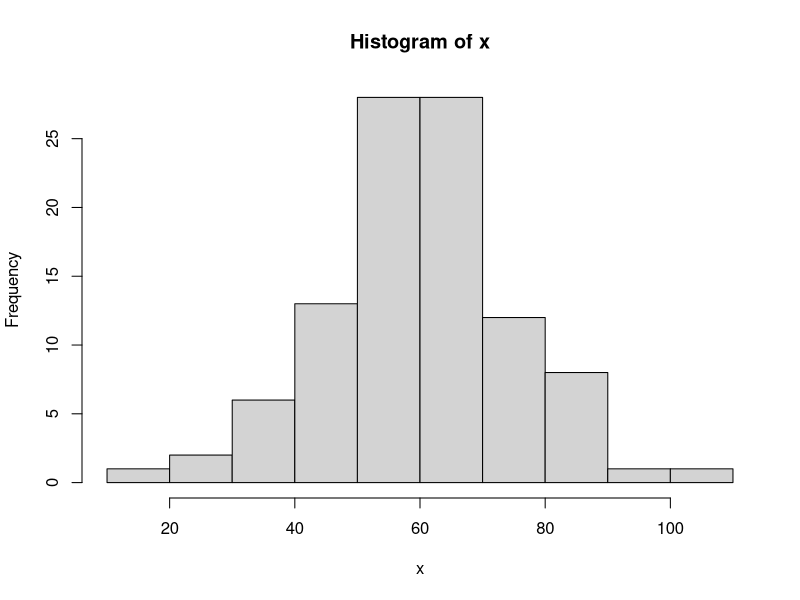
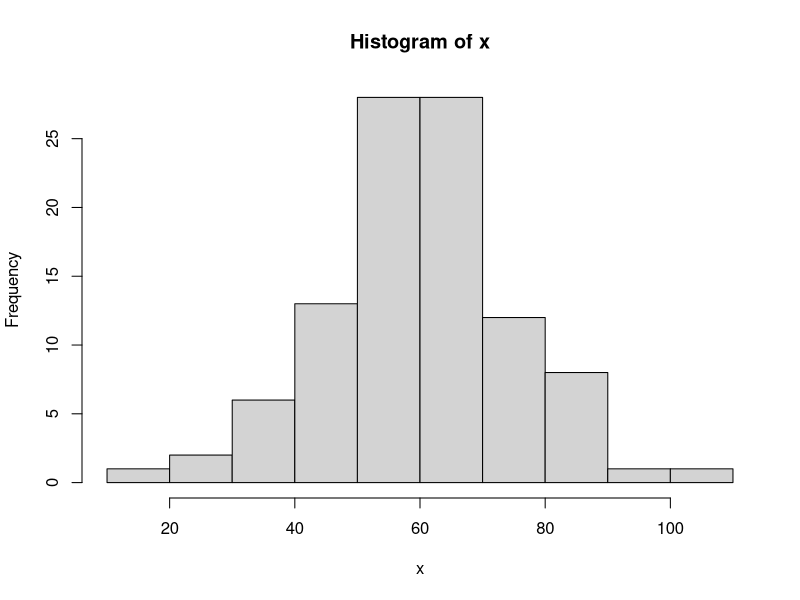

These figures' R source, in order: (Note: this script raises an error after producing the figures.)
#iimbg

#vectors ----
(x = rnorm(100, mean=60,sd=15))
x[ seq(1,100,2)]
hist(x)
hist(x, breaks=10)
hist(x, breaks=c(10,40,80,100))
plot(x)
plot(density(x))

#matrices
(data = round(rnorm(24, mean=40,sd=3)))
trunc(34.6)
floor(c(15.4, 15.7, -15.4))
trunc(c(15.4, 15.7, -15.4))
ceiling(c(15.4, 15.7, -15.4))
round(c(15.4, 15.7, -15.4))
data
(m1 = matrix(data, nrow=4))
(m2 = matrix(data, nrow=4, byrow=T))
m1
m2
colSums(m1)
rowSums(m1)
colMeans(m1)
rowMeans(m1)
m1[,c(1,4)]
m1[c(3,2),c(1,4)]

#DF
mtcars
str(mtcars)
summary(mtcars)
df = mtcars
names(df)
?mtcars
df$cyl = factor(df$cyl)
str(df)
df[,c('cyl','vs','am','gear','carb')] = lapply(df[,c('cyl','vs','am','gear','carb')], factor)
str(df)
summary(df)
table(df$cyl)
barplot(table(df$cyl), col=1:3)
pie(table(df$cyl), col=1:3)

table(df$gear, df$am, dnn=c('gear','am'))
table(df$gear, df$am, df$cyl, dnn=c('gear','am', 'cyl'))
?aggregate()
aggregate(cbind(mpg , wt) ~ cyl, data = df, mean)
aggregate(cbind(mpg , wt) ~ cyl + gear, data = df, mean)
#mean mpg & wt for each gear and cyl type

#factors
#without order
set.seed(1234)
(gender = sample(c('M','F'), size=100000, replace=T, prob=c(.7,.3)))
table(gender)
prop.table(table(gender))
barplot(table(gender))
pie(table(gender))

#grades
set.seed(1234)
(grades = sample(c('E','G','S','P'), size=100000, replace=T, prob=c(.4,.3,.2,.1)))
table(grades)
prop.table(table(grades))
pie(table(grades))
barplot(table(grades))
grades2 = factor(grades, ordered=T, levels =c('E','G','S','P'))
str(grades2)
barplot(table(grades2))


#dplyr----
library(dplyr)
df

#ggplots
ggplot(df,aes(x=wt,y=mpg)) + geom_point()
ggplot(df,aes(x=wt,y=mpg)) + geom_point(aes(color=am))
?mtcars
ggplot(df,aes(x=wt,y=mpg)) + geom_point(aes(color=am,size=hp,shape=carb))

ggplot(df,aes(x=cyl,y=gear,fill=cyl)) + geom_bar(stat = 'identity',position = position_dodge())


df %>% group_by(cyl,gear) %>% summarise(CNT= n())
ggplot(df %>% group_by(cyl,gear) %>% summarise(CNT= n()),aes(x=cyl,y=CNT,fill=gear)) + geom_bar(stat='identity',position = position_stack()
)

ggplot(df,aes(x='',y=mpg)) + geom_boxplot()
ggplot(df,aes(x=gear,y=mpg,fill=gear)) + geom_boxplot()
ggplot(df,aes(x=gear,y=mpg,fill=gear)) + geom_boxplot() + facet_grid(~am~cyl)




